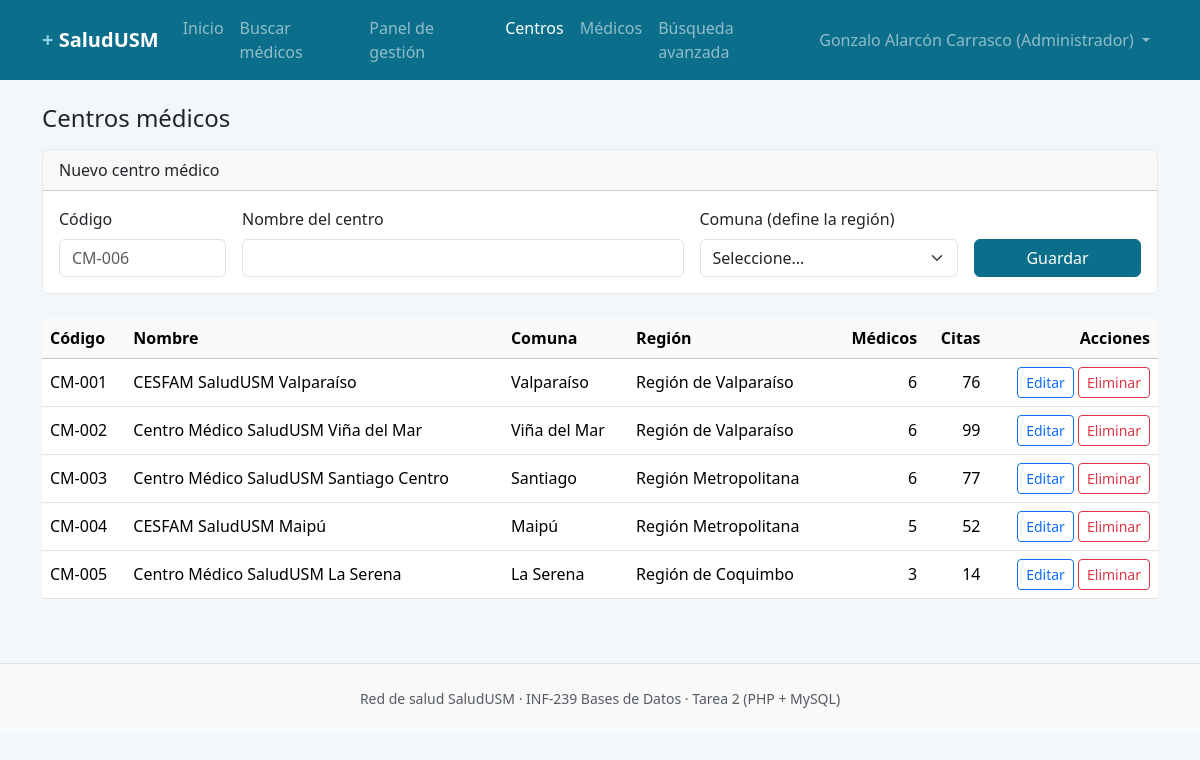
The app's page /PHP/admin_centros.php (signed in) with its own data.
### tables this page shows
CREATE TABLE centro_medico (
    id_centro   INT          NOT NULL AUTO_INCREMENT,
    codigo      VARCHAR(10)  NOT NULL,
    nombre      VARCHAR(80)  NOT NULL,
    id_comuna   INT          NOT NULL,
    CONSTRAINT pk_centro_medico PRIMARY KEY (id_centro),
    CONSTRAINT uq_centro_codigo UNIQUE (codigo),
    CONSTRAINT fk_centro_comuna FOREIGN KEY (id_comuna)
        REFERENCES comuna (id_comuna)
        ON UPDATE CASCADE ON DELETE RESTRICT
);

CREATE TABLE comuna (
    id_comuna   INT          NOT NULL AUTO_INCREMENT,
    nombre      VARCHAR(60)  NOT NULL,
    id_region   INT          NOT NULL,
    CONSTRAINT pk_comuna PRIMARY KEY (id_comuna),
    CONSTRAINT uq_comuna_nombre UNIQUE (nombre),
    CONSTRAINT fk_comuna_region FOREIGN KEY (id_region)
        REFERENCES region (id_region)
        ON UPDATE CASCADE ON DELETE RESTRICT
);

CREATE TABLE region (
    id_region   INT          NOT NULL AUTO_INCREMENT,
    nombre      VARCHAR(60)  NOT NULL,
    CONSTRAINT pk_region PRIMARY KEY (id_region),
    CONSTRAINT uq_region_nombre UNIQUE (nombre)
);

### PHP/funciones.php (called while the page is built, shortened)
<?php
function h($texto)
{
    return htmlspecialchars((string)$texto, ENT_QUOTES, 'UTF-8');
}

### PHP/admin_centros.php (the view, shortened to what this page needs)
<?php
require_once 'funciones.php';
$id_editar = (int)($_GET['editar'] ?? $_POST['id_centro'] ?? 0);
$centro = ['id_centro' => 0, 'codigo' => '', 'nombre' => '', 'id_comuna' => ''];
$centros = $pdo->query('SELECT c.id_centro, c.codigo, c.nombre,
                               co.nombre AS comuna, r.nombre AS region,
                               (SELECT COUNT(*) FROM medico_centro mc
                                 WHERE mc.id_centro = c.id_centro) AS medicos,
                               (SELECT COUNT(*) FROM cita ci
                                 WHERE ci.id_centro = c.id_centro) AS citas
                        FROM   centro_medico c
                        JOIN   comuna co ON co.id_comuna = c.id_comuna
                        JOIN   region r  ON r.id_region  = co.id_region
                        ORDER BY c.codigo')->fetchAll();
require 'cabecera.php';
?>
<h1 class="h4 mb-3">Centros médicos</h1>
<div class="card mb-4">
    <div class="card-header"><?= $id_editar ? 'Editar centro médico' : 'Nuevo centro médico' ?></div>
    <div class="card-body">
        <form method="post" action="admin_centros.php" class="row g-3">
            <div class="col-md-2">
                <label class="form-label" for="codigo">Código</label>
                <input type="text" class="form-control" id="codigo" name="codigo" maxlength="10"
                       value="<?= h($centro['codigo']) ?>" placeholder="CM-006" required>
            </div>
            <div class="col-md-5">
                <label class="form-label" for="nombre">Nombre del centro</label>
                <input type="text" class="form-control" id="nombre" name="nombre" maxlength="80"
                       value="<?= h($centro['nombre']) ?>" required>
            </div>
            <div class="col-md-3">
                <label class="form-label" for="id_comuna">Comuna (define la región)</label>
                <select class="form-select" id="id_comuna" name="id_comuna" required>
                    <option value="">Seleccione...</option>
                </select>
            </div>
            <div class="col-md-2 d-flex align-items-end gap-2">
                <button class="btn btn-salud flex-grow-1" type="submit">Guardar</button>
            </div>
        </form>
    </div>
</div>
<div class="table-responsive">
    <table class="table table-hover align-middle bg-white">
        <thead class="table-light">
            <tr>
                <th>Código</th>
                <th>Nombre</th>
                <th>Comuna</th>
                <th>Región</th>
                <th class="text-end">Médicos</th>
                <th class="text-end">Citas</th>
                <th class="text-end">Acciones</th>
            </tr>
        </thead>
        <tbody>
        <?php foreach ($centros as $c): ?>
            <tr>
                <td><?= h($c['codigo']) ?></td>
                <td><?= h($c['nombre']) ?></td>
                <td><?= h($c['comuna']) ?></td>
                <td><?= h($c['region']) ?></td>
                <td class="text-end"><?= (int)$c['medicos'] ?></td>
                <td class="text-end"><?= (int)$c['citas'] ?></td>
                <td class="text-end">
                    <a class="btn btn-sm btn-outline-primary"
                       href="admin_centros.php?editar=<?= (int)$c['id_centro'] ?>">Editar</a>
                    <form method="post" action="admin_centros.php" class="d-inline"
                          onsubmit="return confirm('¿Eliminar este centro médico?');">
                        <button class="btn btn-sm btn-outline-danger" type="submit">Eliminar</button>
                    </form>
                </td>
            </tr>
        <?php endforeach; ?>
        </tbody>
    </table>
</div>
<?php require 'pie.php'; ?>

### CSS/estilos.css (style rules this page uses)
:root { --salud-azul: #0b6e8a; --salud-azul-oscuro: #075769; --salud-fondo: #f4f7f9; }
body { background-color: var(--salud-fondo); }
.btn-salud { background-color: var(--salud-azul); border-color: var(--salud-azul); color: #fff; }
.table > :not(caption) > * > * { vertical-align: middle; }
.card { border: 1px solid #e3e9ee; }

### records on screen
centro_medico: codigo "CM-001", nombre "CESFAM SaludUSM Valparaíso", id_comuna.nombre "Valparaíso", region.nombre "Región de Valparaíso", medicos "6", citas "76"
centro_medico: codigo "CM-002", nombre "Centro Médico SaludUSM Viña del Mar", id_comuna.nombre "Viña del Mar", region.nombre "Región de Valparaíso", medicos "6", citas "99"
centro_medico: codigo "CM-003", nombre "Centro Médico SaludUSM Santiago Centro", id_comuna.nombre "Santiago", region.nombre "Región Metropolitana", medicos "6", citas "77"
centro_medico: codigo "CM-004", nombre "CESFAM SaludUSM Maipú", id_comuna.nombre "Maipú", region.nombre "Región Metropolitana", medicos "5", citas "52"
centro_medico: codigo "CM-005", nombre "Centro Médico SaludUSM La Serena", id_comuna.nombre "La Serena", region.nombre "Región de Coquimbo", medicos "3", citas "14"

### other values on screen
$u['nombre'] "Gonzalo Alarcón Carrasco"
nombre_rol($u['id_rol']) "Administrador"
